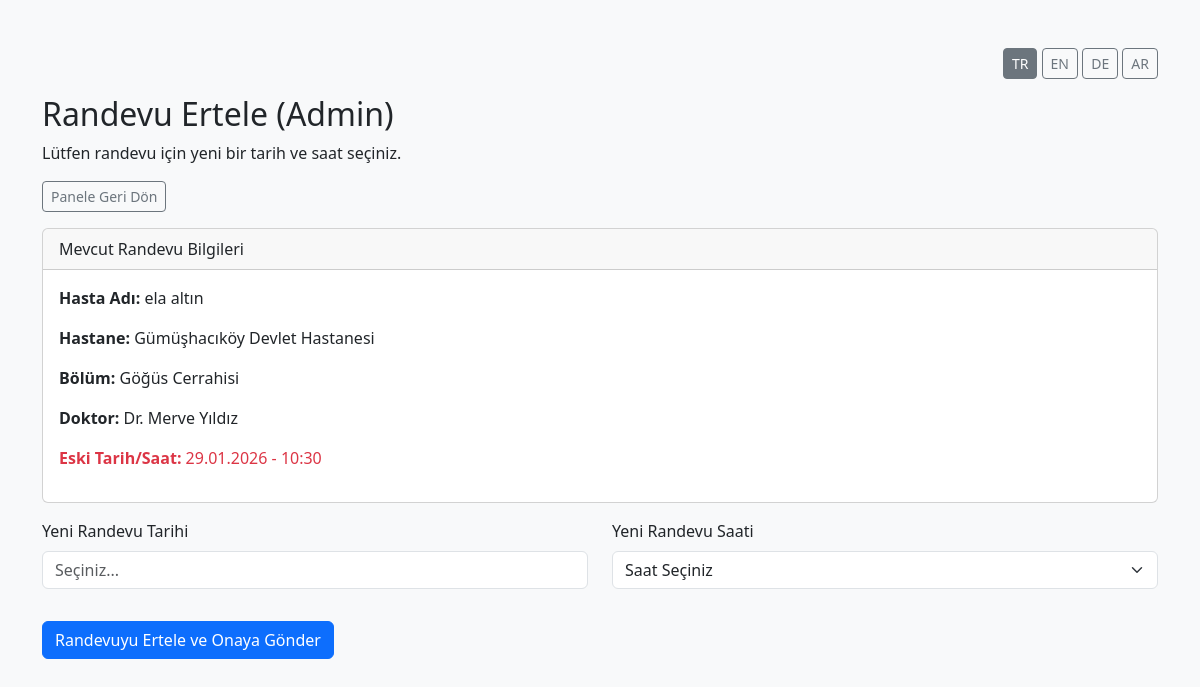
Page /admin/ertele?id=18 (signed in) on the committed database.
### tables this page shows
CREATE TABLE `appointments` (
  `appointment_id` int(11) NOT NULL,
  `user_id` int(11) NOT NULL,
  `il_id` int(2) NOT NULL,
  `ilce_id` int(4) NOT NULL,
  `hastane_id` int(6) NOT NULL,
  `bolum_id` int(4) NOT NULL,
  `doktor_id` int(6) NOT NULL,
  `appointment_date` date NOT NULL,
  `appointment_time` time NOT NULL,
  `status` varchar(50) DEFAULT 'pending',
  `created_at` timestamp NOT NULL DEFAULT CURRENT_TIMESTAMP,
  `updated_at` timestamp NOT NULL DEFAULT CURRENT_TIMESTAMP ON UPDATE CURRENT_TIMESTAMP
);

CREATE TABLE `users` (
  `id` int(11) NOT NULL,
  `name` varchar(100) NOT NULL,
  `email` varchar(100) NOT NULL,
  `password` varchar(255) NOT NULL,
  `role` enum('user','admin') DEFAULT 'user',
  `created_at` timestamp NOT NULL DEFAULT CURRENT_TIMESTAMP,
  `reset_token` varchar(255) DEFAULT NULL,
  `reset_token_expire` datetime DEFAULT NULL,
  `profile_pic` varchar(255) DEFAULT 'default.png'
);

CREATE TABLE `hastaneler` (
  `hastane_id` int(6) NOT NULL,
  `hastane_adi` varchar(255) NOT NULL,
  `ilce_id` int(4) NOT NULL,
  `adres` text
);

CREATE TABLE `bolumler` (
  `bolum_id` int(4) NOT NULL,
  `bolum_adi` varchar(150) NOT NULL
);

CREATE TABLE `doktorlar` (
  `doktor_id` int(6) NOT NULL,
  `doktor_adi` varchar(150) NOT NULL,
  `hastane_id` int(6) NOT NULL,
  `bolum_id` int(4) NOT NULL
);

### config/lang_loader.php (called while the page is built, shortened)
<?php
$dil_kodu = $_SESSION['lang'] ?? 'tr';
$dil_yonu = $lang['yon'] ?? 'ltr';
?>

### admin/ertele.php (the view, shortened to what this page needs)
<?php
require_once __DIR__ . "/../config/lang_loader.php";
$current_page = basename($_SERVER['PHP_SELF']);
$appointment_id = $_GET['id'];
try {
    $stmt = $db->prepare("
        SELECT
            a.appointment_date, a.appointment_time,
            h.hastane_adi, b.bolum_adi, d.doktor_adi, u.name as user_name
        FROM appointments a
        JOIN hastaneler h ON a.hastane_id = h.hastane_id
        JOIN bolumler b ON a.bolum_id = b.bolum_id
        JOIN doktorlar d ON a.doktor_id = d.doktor_id
        JOIN users u ON a.user_id = u.id
        WHERE a.appointment_id = ?
    ");
    $stmt->execute([$appointment_id]);
    $app = $stmt->fetch(PDO::FETCH_ASSOC);
} catch (PDOException $e) {
    $error = "Randevu bilgileri çekilirken hata oluştu: " . $e->getMessage();
}
?>
<!DOCTYPE html>
<html lang="<?php echo $dil_kodu; ?>" dir="<?php echo $dil_yonu; ?>">
<head>
    <link href="https://cdn.jsdelivr.net/npm/bootstrap@5.3.0/dist/css/bootstrap.min.css" rel="stylesheet">
    <link rel="stylesheet" href="https://cdn.jsdelivr.net/npm/flatpickr/dist/flatpickr.min.css">
</head>
<body class="bg-light">
<div class="container mt-5">
    <div class="text-end mb-3">
        <a href="<?php echo $current_page; ?>?lang=tr&id=<?php echo $appointment_id; ?>" class="btn btn-sm btn-outline-secondary <?php if($dil_kodu == 'tr') echo 'active'; ?>">TR</a>
        <a href="<?php echo $current_page; ?>?lang=en&id=<?php echo $appointment_id; ?>" class="btn btn-sm btn-outline-secondary <?php if($dil_kodu == 'en') echo 'active'; ?>">EN</a>
        <a href="<?php echo $current_page; ?>?lang=de&id=<?php echo $appointment_id; ?>" class="btn btn-sm btn-outline-secondary <?php if($dil_kodu == 'de') echo 'active'; ?>">DE</a>
        <a href="<?php echo $current_page; ?>?lang=ar&id=<?php echo $appointment_id; ?>" class="btn btn-sm btn-outline-secondary <?php if($dil_kodu == 'ar') echo 'active'; ?>">AR</a>
    </div>
    <h2><?php echo $lang['randevu_ertele_admin']; ?></h2>
    <p><?php echo $lang['yeni_tarih_sec']; ?></p>
    <a href="dashboard" class="btn btn-sm btn-outline-secondary mb-3"><?php echo $lang['panele_geri_don']; ?></a>
    <div class="card mb-3">
        <div class="card-header"><?php echo $lang['mevcut_randevu_bilgileri']; ?></div>
        <div class="card-body">
            <p><strong><?php echo $lang['hasta_adi']; ?>:</strong> <?php echo htmlspecialchars($app['user_name']); ?></p>
            <p><strong><?php echo $lang['hastane']; ?>:</strong> <?php echo htmlspecialchars($app['hastane_adi']); ?></p>
            <p><strong><?php echo $lang['bolum']; ?>:</strong> <?php echo htmlspecialchars($app['bolum_adi']); ?></p>
            <p><strong><?php echo $lang['doktor']; ?>:</strong> <?php echo htmlspecialchars($app['doktor_adi']); ?></p>
            <p class="text-danger"><strong><?php echo $lang['eski_tarih_saat']; ?>:</strong> <?php echo date("d.m.Y", strtotime($app['appointment_date'])) . " - " . date("H:i", strtotime($app['appointment_time'])); ?></p>
        </div>
    </div>
    <form method="POST" action="ertele.php?id=<?php echo $appointment_id; ?>">
        <div class="row">
            <div class="col-md-6 mb-3">
                <label class="form-label"><?php echo $lang['yeni_randevu_tarihi']; ?></label>
                <input type="text" id="tarih-secici" name="appointment_date" class="form-control" placeholder="<?php echo $lang['seciniz']; ?>..." required>
            </div>
            <div class="col-md-6 mb-3">
                <label class="form-label"><?php echo $lang['yeni_randevu_saati']; ?></label>
                <select name="appointment_time" class="form-select" required>
                    <option value=""><?php echo $lang['saat']; ?> <?php echo $lang['seciniz']; ?></option>
                </select>
            </div>
        </div>
        <button type="submit" name="submit" class="btn btn-primary mt-3"><?php echo $lang['randevuyu_ertele_ve_onaya_gonder']; ?></button>
    </form>
</div>
</body>
</html>

### rows in the picture
appointments: user.name "ela altın", hastane.hastane_adi "Gümüşhacıköy Devlet Hastanesi", bolum.bolum_adi "Göğüs Cerrahisi", doktor.doktor_adi "Dr. Merve Yıldız", appointment_date "29.01.2026", appointment_time "10:30"

### other values in the picture
$lang['randevu_ertele_admin'] "Randevu Ertele (Admin)"
$lang['yeni_tarih_sec'] "Lütfen randevu için yeni bir tarih ve saat seçiniz."
$lang['panele_geri_don'] "Panele Geri Dön"
$lang['mevcut_randevu_bilgileri'] "Mevcut Randevu Bilgileri"
$lang['hasta_adi'] "Hasta Adı"
$lang['hastane'] "Hastane"
$lang['bolum'] "Bölüm"
$lang['doktor'] "Doktor"
$lang['eski_tarih_saat'] "Eski Tarih/Saat"
$lang['yeni_randevu_tarihi'] "Yeni Randevu Tarihi"
$lang['yeni_randevu_saati'] "Yeni Randevu Saati"
$lang['randevuyu_ertele_ve_onaya_gonder'] "Randevuyu Ertele ve Onaya Gönder"
form field appointment_time "Saat Seçiniz"
